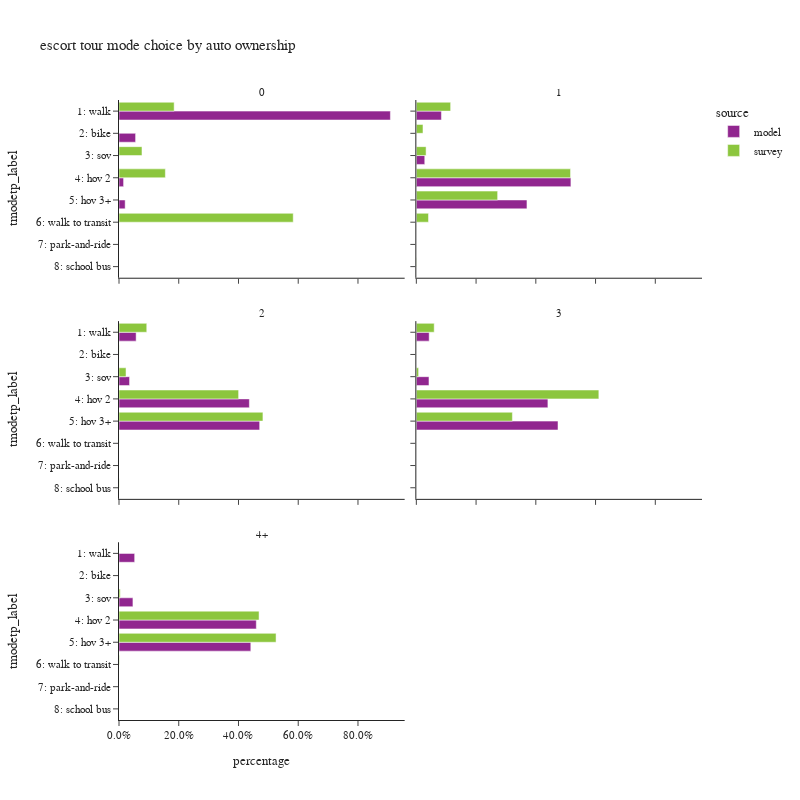

The notebook cell saved with this chart:
### Code cell
plot_mode_choice(es_tour.loc[es_tour['auto_ownership_4+']!="-1"],
                 "auto_ownership_4+",
                 {"auto_ownership_4+":["0","1","2","3","4+"],
                  "tmodetp_label":["1: walk","2: bike","3: sov","4: hov 2","5: hov 3+","6: walk to transit",
                                   "7: park-and-ride","8: school bus","9: other–survey only"]},
                 "auto ownership",2,800)

### Figure 1 — Plotly figure (JSON) as saved in the notebook; plotly's stock layout.template omitted (floating-point values rounded to 4 significant figures)
{"data": [{"alignmentgroup": "True", "customdata": [[74679], [4565], [1261], [1695]], "hovertemplate": "source=model<br>auto_ownership_4+=0<br>percentage=%{x}<br>tmodetp_label=%{y}<br>sample count=%{customdata[0]}<extra></extra>", "legendgroup": "model", "marker": {"color": "#91268F", "pattern": {"shape": ""}}, "name": "model", "offsetgroup": "model", "orientation": "h", "showlegend": true, "textposition": "auto", "type": "bar", "x": [0.9085, 0.05554, 0.01534, 0.02062], "xaxis": "x5", "y": ["1: walk", "2: bike", "4: hov 2", "5: hov 3+"], "yaxis": "y5"}, {"alignmentgroup": "True", "customdata": [[4], [1], [1], [4]], "hovertemplate": "source=survey<br>auto_ownership_4+=0<br>percentage=%{x}<br>tmodetp_label=%{y}<br>sample count=%{customdata[0]}<extra></extra>", "legendgroup": "survey", "marker": {"color": "#8CC63E", "pattern": {"shape": ""}}, "name": "survey", "offsetgroup": "survey", "orientation": "h", "showlegend": true, "textposition": "auto", "type": "bar", "x": [0.1846, 0.07694, 0.1552, 0.5832], "xaxis": "x5", "y": ["1: walk", "3: sov", "4: hov 2", "6: walk to transit"], "yaxis": "y5"}, {"alignmentgroup": "True", "customdata": [[16966], [3], [5692], [104531], [74815]], "hovertemplate": "source=model<br>auto_ownership_4+=1<br>percentage=%{x}<br>tmodetp_label=%{y}<br>sample count=%{customdata[0]}<extra></extra>", "legendgroup": "model", "marker": {"color": "#91268F", "pattern": {"shape": ""}}, "name": "model", "offsetgroup": "model", "orientation": "h", "showlegend": false, "textposition": "auto", "type": "bar", "x": [0.08399, 1.485e-05, 0.02818, 0.5175, 0.3704], "xaxis": "x6", "y": ["1: walk", "2: bike", "3: sov", "4: hov 2", "5: hov 3+"], "yaxis": "y6"}, {"alignmentgroup": "True", "customdata": [[40], [7], [13], [96], [55], [4], [2]], "hovertemplate": "source=survey<br>auto_ownership_4+=1<br>percentage=%{x}<br>tmodetp_label=%{y}<br>sample count=%{customdata[0]}<extra></extra>", "legendgroup": "survey", "marker": {"color": "#8CC63E", "pattern": {"shape": ""}}, "name": "survey", "offsetgroup": "survey", "orientation": "h", "showlegend": false, "textposition": "auto", "type": "bar", "x": [0.1148, 0.02227, 0.03268, 0.5162, 0.2722, 0.04074, 0.00104], "xaxis": "x6", "y": ["1: walk", "2: bike", "3: sov", "4: hov 2", "5: hov 3+", "6: walk to transit", "8: school bus"], "yaxis": "y6"}, {"alignmentgroup": "True", "customdata": [[18050], [6], [11135], [137393], [148251]], "hovertemplate": "source=model<br>auto_ownership_4+=2<br>percentage=%{x}<br>tmodetp_label=%{y}<br>sample count=%{customdata[0]}<extra></extra>", "legendgroup": "model", "marker": {"color": "#91268F", "pattern": {"shape": ""}}, "name": "model", "offsetgroup": "model", "orientation": "h", "showlegend": false, "textposition": "auto", "type": "bar", "x": [0.05733, 1.906e-05, 0.03537, 0.4364, 0.4709], "xaxis": "x3", "y": ["1: walk", "2: bike", "3: sov", "4: hov 2", "5: hov 3+"], "yaxis": "y3"}, {"alignmentgroup": "True", "customdata": [[32], [4], [8], [149], [143], [1], [1]], "hovertemplate": "source=survey<br>auto_ownership_4+=2<br>percentage=%{x}<br>tmodetp_label=%{y}<br>sample count=%{customdata[0]}<extra></extra>", "legendgroup": "survey", "marker": {"color": "#8CC63E", "pattern": {"shape": ""}}, "name": "survey", "offsetgroup": "survey", "orientation": "h", "showlegend": false, "textposition": "auto", "type": "bar", "x": [0.09294, 0.000492, 0.02349, 0.4004, 0.4818, 0.0002728, 0.000557], "xaxis": "x3", "y": ["1: walk", "2: bike", "3: sov", "4: hov 2", "5: hov 3+", "6: walk to transit", "8: school bus"], "yaxis": "y3"}, {"alignmentgroup": "True", "customdata": [[6019], [2], [5925], [61679], [66414]], "hovertemplate": "source=model<br>auto_ownership_4+=3<br>percentage=%{x}<br>tmodetp_label=%{y}<br>sample count=%{customdata[0]}<extra></extra>", "legendgroup": "model", "marker": {"color": "#91268F", "pattern": {"shape": ""}}, "name": "model", "offsetgroup": "model", "orientation": "h", "showlegend": false, "textposition": "auto", "type": "bar", "x": [0.04298, 1.428e-05, 0.04231, 0.4404, 0.4743], "xaxis": "x4", "y": ["1: walk", "2: bike", "3: sov", "4: hov 2", "5: hov 3+"], "yaxis": "y4"}, {"alignmentgroup": "True", "customdata": [[4], [6], [30], [23]], "hovertemplate": "source=survey<br>auto_ownership_4+=3<br>percentage=%{x}<br>tmodetp_label=%{y}<br>sample count=%{customdata[0]}<extra></extra>", "legendgroup": "survey", "marker": {"color": "#8CC63E", "pattern": {"shape": ""}}, "name": "survey", "offsetgroup": "survey", "orientation": "h", "showlegend": false, "textposition": "auto", "type": "bar", "x": [0.05982, 0.00761, 0.611, 0.3216], "xaxis": "x4", "y": ["1: walk", "3: sov", "4: hov 2", "5: hov 3+"], "yaxis": "y4"}, {"alignmentgroup": "True", "customdata": [[4069], [1], [3619], [35666], [34236]], "hovertemplate": "source=model<br>auto_ownership_4+=4+<br>percentage=%{x}<br>tmodetp_label=%{y}<br>sample count=%{customdata[0]}<extra></extra>", "legendgroup": "model", "marker": {"color": "#91268F", "pattern": {"shape": ""}}, "name": "model", "offsetgroup": "model", "orientation": "h", "showlegend": false, "textposition": "auto", "type": "bar", "x": [0.05244, 1.289e-05, 0.04664, 0.4597, 0.4412], "xaxis": "x", "y": ["1: walk", "2: bike", "3: sov", "4: hov 2", "5: hov 3+"], "yaxis": "y"}, {"alignmentgroup": "True", "customdata": [[1], [13], [8], [1]], "hovertemplate": "source=survey<br>auto_ownership_4+=4+<br>percentage=%{x}<br>tmodetp_label=%{y}<br>sample count=%{customdata[0]}<extra></extra>", "legendgroup": "survey", "marker": {"color": "#8CC63E", "pattern": {"shape": ""}}, "name": "survey", "offsetgroup": "survey", "orientation": "h", "showlegend": false, "textposition": "auto", "type": "bar", "x": [0.004109, 0.4689, 0.5258, 0.001241], "xaxis": "x", "y": ["3: sov", "4: hov 2", "5: hov 3+", "6: walk to transit"], "yaxis": "y"}], "layout": {"annotations": [{"font": {}, "showarrow": false, "text": "4+", "x": 0.245, "xanchor": "center", "xref": "paper", "y": 0.2867, "yanchor": "bottom", "yref": "paper"}, {"font": {}, "showarrow": false, "text": "2", "x": 0.245, "xanchor": "center", "xref": "paper", "y": 0.6433, "yanchor": "bottom", "yref": "paper"}, {"font": {}, "showarrow": false, "text": "3", "x": 0.755, "xanchor": "center", "xref": "paper", "y": 0.6433, "yanchor": "bottom", "yref": "paper"}, {"font": {}, "showarrow": false, "text": "0", "x": 0.245, "xanchor": "center", "xref": "paper", "y": 1.0, "yanchor": "bottom", "yref": "paper"}, {"font": {}, "showarrow": false, "text": "1", "x": 0.755, "xanchor": "center", "xref": "paper", "y": 1.0, "yanchor": "bottom", "yref": "paper"}], "barmode": "group", "height": 800, "legend": {"title": {"text": "source"}, "tracegroupgap": 0}, "title": {"text": "escort tour mode choice by auto ownership"}, "width": 800, "xaxis": {"anchor": "y", "domain": [0.0, 0.49], "tickformat": ".1%", "title": {"text": "percentage"}}, "xaxis2": {"anchor": "y2", "domain": [0.51, 1.0], "matches": "x", "tickformat": ".1%", "title": {"text": "percentage"}}, "xaxis3": {"anchor": "y3", "domain": [0.0, 0.49], "matches": "x", "showticklabels": false, "tickformat": ".1%"}, "xaxis4": {"anchor": "y4", "domain": [0.51, 1.0], "matches": "x", "showticklabels": false, "tickformat": ".1%"}, "xaxis5": {"anchor": "y5", "domain": [0.0, 0.49], "matches": "x", "showticklabels": false, "tickformat": ".1%"}, "xaxis6": {"anchor": "y6", "domain": [0.51, 1.0], "matches": "x", "showticklabels": false, "tickformat": ".1%"}, "yaxis": {"anchor": "x", "categoryarray": ["9: other–survey only", "8: school bus", "7: park-and-ride", "6: walk to transit", "5: hov 3+", "4: hov 2", "3: sov", "2: bike", "1: walk"], "categoryorder": "array", "domain": [0.0, 0.2867], "title": {"text": "tmodetp_label"}}, "yaxis2": {"anchor": "x2", "domain": [0.0, 0.2867], "matches": "y", "showticklabels": false}, "yaxis3": {"anchor": "x3", "categoryarray": ["9: other–survey only", "8: school bus", "7: park-and-ride", "6: walk to transit", "5: hov 3+", "4: hov 2", "3: sov", "2: bike", "1: walk"], "categoryorder": "array", "domain": [0.3567, 0.6433], "matches": "y", "title": {"text": "tmodetp_label"}}, "yaxis4": {"anchor": "x4", "domain": [0.3567, 0.6433], "matches": "y", "showticklabels": false}, "yaxis5": {"anchor": "x5", "categoryarray": ["9: other–survey only", "8: school bus", "7: park-and-ride", "6: walk to transit", "5: hov 3+", "4: hov 2", "3: sov", "2: bike", "1: walk"], "categoryorder": "array", "domain": [0.7133, 1.0], "matches": "y", "title": {"text": "tmodetp_label"}}, "yaxis6": {"anchor": "x6", "domain": [0.7133, 1.0], "matches": "y", "showticklabels": false}}}
